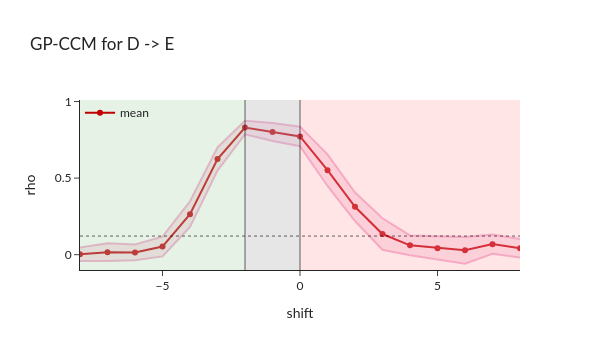

The cell this chart's notebook holds for it:
### Code cell
fig = go.Figure()
fig.update_layout(width = 600, height = 350)

fig.add_vrect(x0 = -(k - 1), x1 = 0.0, line_width = 0, fillcolor = "grey", opacity = 0.2)

fig.add_vrect(x0 = -8, x1 = -(k - 1), line_width = 0, fillcolor = "green", opacity = 0.1)
fig.add_vrect(x0 = 0., x1 = 8., line_width = 0, fillcolor = "red", opacity = 0.1)

fig.add_vline(x = -(k - 1), line_width = 1, fillcolor = "black", opacity = 0.6)
fig.add_vline(x = 0.0, line_width = 1, fillcolor = "black", opacity = 0.6)

fig.add_hline(y = d_to_e_gpccm_null, line_width = 1, line_dash = "dot", fillcolor = "black", opacity = 0.6)

fig.add_trace(go.Scatter(x = -shifts, y = rho_s_d_to_e[:, 0], # reversing the meaning of x
                    mode = 'lines+markers',
                    name = 'mean',
                    line_color = "#C00000"))

fig.add_trace(go.Scatter(
    name = "",
    x = - shifts,
    y = rho_s_d_to_e[:, 0] + rho_s_d_to_e[:, 1].mul(1),
    marker = dict(color = 'rgba(243, 176, 210, 0.8)'),
    showlegend = False,
    mode = 'lines'
))

fig.add_trace(go.Scatter(
    name = "",
    x = - shifts,
    y = rho_s_d_to_e[:, 0] - rho_s_d_to_e[:, 1].mul(1),
    marker = dict(color = 'rgba(243, 176, 210, 0.8)'),
    showlegend = False,
    mode = 'lines',
    fillcolor = 'rgba(243, 176, 210, 0.3)',
    fill = 'tonexty'
))

fig.update_layout(title = 'GP-CCM for D -> E',
                   xaxis_title = 'shift',
                   yaxis_title = 'rho')

# fig.update_layout(template = "plotly_white")
fig.update_layout(template = "simple_white")
fig.update_layout(font_family = "Lato")

fig.update_layout(xaxis_range = [-8.0, 8.0])
fig.update_layout(yaxis_range = [-0.1, 1.01])

fig.update_layout(legend = dict(x = 0, y = 1.01, bgcolor = "rgba(0,0,0,0)"))

fig.show()

### Figure 1 — Plotly figure (JSON) as saved in the notebook; plotly's stock layout.template omitted (floating-point values rounded to 4 significant figures)
{"data": [{"line": {"color": "#C00000"}, "mode": "lines+markers", "name": "mean", "type": "scatter", "x": [8, 7, 6, 5, 4, 3, 2, 1, 0, -1, -2, -3, -4, -5, -6, -7, -8], "y": [0.04207, 0.06891, 0.02832, 0.04274, 0.06093, 0.1348, 0.313, 0.552, 0.7722, 0.8011, 0.8302, 0.6246, 0.2648, 0.05321, 0.0149, 0.0164, 0.0025]}, {"marker": {"color": "rgba(243, 176, 210, 0.8)"}, "mode": "lines", "name": "", "showlegend": false, "type": "scatter", "x": [8, 7, 6, 5, 4, 3, 2, 1, 0, -1, -2, -3, -4, -5, -6, -7, -8], "y": [0.103, 0.1324, 0.1156, 0.1187, 0.1257, 0.2375, 0.4062, 0.6552, 0.836, 0.8597, 0.8742, 0.7002, 0.349, 0.1175, 0.06655, 0.07464, 0.04663]}, {"fill": "tonexty", "fillcolor": "rgba(243, 176, 210, 0.3)", "marker": {"color": "rgba(243, 176, 210, 0.8)"}, "mode": "lines", "name": "", "showlegend": false, "type": "scatter", "x": [8, 7, 6, 5, 4, 3, 2, 1, 0, -1, -2, -3, -4, -5, -6, -7, -8], "y": [-0.01884, 0.005422, -0.05896, -0.03322, -0.003827, 0.03216, 0.2198, 0.4488, 0.7085, 0.7424, 0.7863, 0.5489, 0.1805, -0.01109, -0.03674, -0.04185, -0.04163]}], "layout": {"font": {"family": "Lato"}, "height": 350, "legend": {"bgcolor": "rgba(0,0,0,0)", "x": 0, "y": 1.01}, "shapes": [{"fillcolor": "grey", "line": {"width": 0}, "opacity": 0.2, "type": "rect", "x0": -2, "x1": 0, "xref": "x", "y0": 0, "y1": 1, "yref": "y domain"}, {"fillcolor": "green", "line": {"width": 0}, "opacity": 0.1, "type": "rect", "x0": -8, "x1": -2, "xref": "x", "y0": 0, "y1": 1, "yref": "y domain"}, {"fillcolor": "red", "line": {"width": 0}, "opacity": 0.1, "type": "rect", "x0": 0, "x1": 8, "xref": "x", "y0": 0, "y1": 1, "yref": "y domain"}, {"fillcolor": "black", "line": {"width": 1}, "opacity": 0.6, "type": "line", "x0": -2, "x1": -2, "xref": "x", "y0": 0, "y1": 1, "yref": "y domain"}, {"fillcolor": "black", "line": {"width": 1}, "opacity": 0.6, "type": "line", "x0": 0, "x1": 0, "xref": "x", "y0": 0, "y1": 1, "yref": "y domain"}, {"fillcolor": "black", "line": {"dash": "dot", "width": 1}, "opacity": 0.6, "type": "line", "x0": 0, "x1": 1, "xref": "x domain", "y0": 0.1215, "y1": 0.1215, "yref": "y"}], "title": {"text": "GP-CCM for D -> E"}, "width": 600, "xaxis": {"range": [-8, 8], "title": {"text": "shift"}}, "yaxis": {"range": [-0.1, 1.01], "title": {"text": "rho"}}}}
